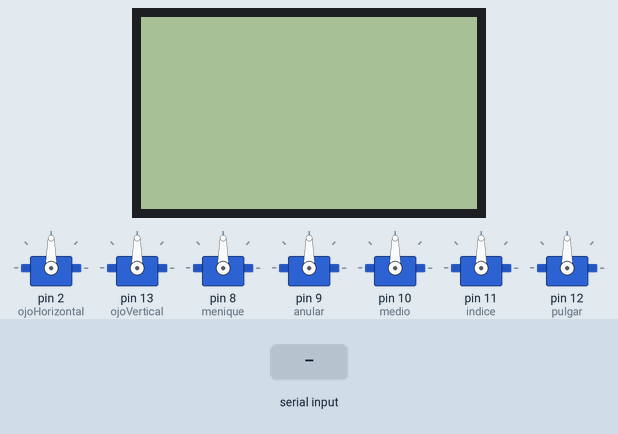
Simulated run of this sketch. Board: Arduino Uno, built with avr-gcc and run on an emulated ATmega328P. On the bench: 84×48 one-colour display, 7 × servo. The test bench sets the inputs (shaded band). The display library's start-up logo is not drawn; random numbers use the default seed unless the sketch sets one.

Above: at 5.2 s.
5.3 s: byte 121 ('y') received over Serial
At 6.9 s:
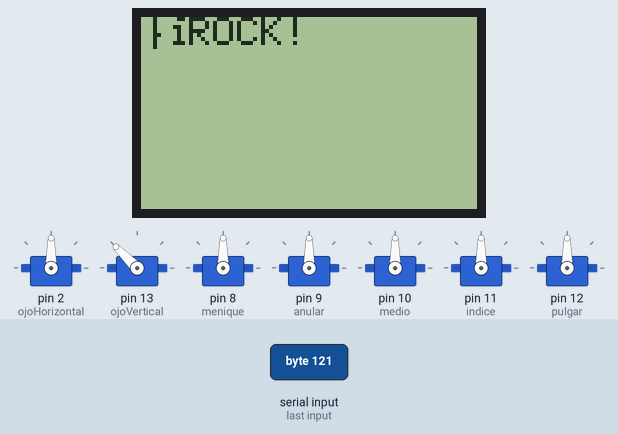
8.1 s: "a" received over Serial
At 9.1 s:
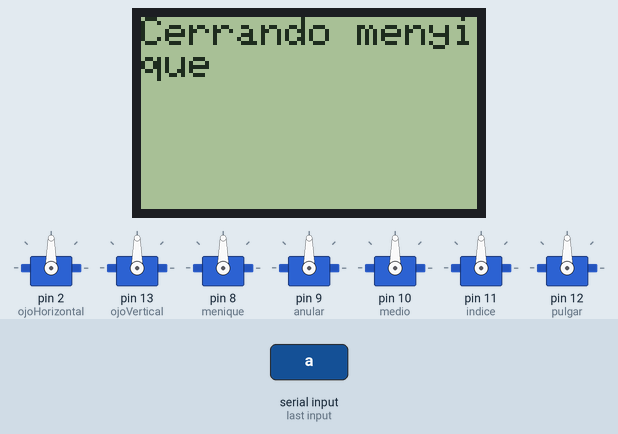
10.1 s: byte 120 ('x') received over Serial
At 10.5 s:
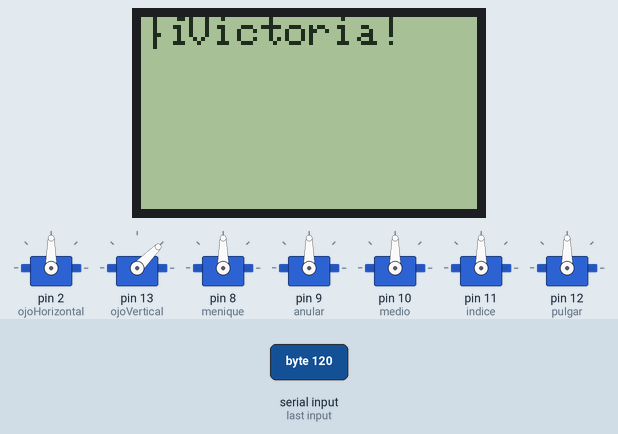
13.1 s: byte 119 ('w') received over Serial
At 15.6 s:
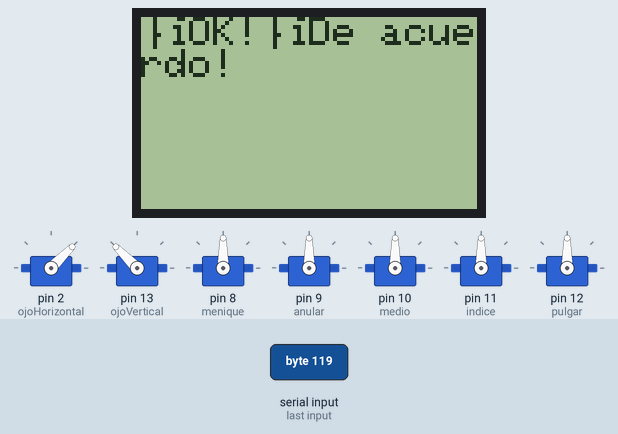
16.1 s: byte 122 ('z') received over Serial
At 17.3 s:
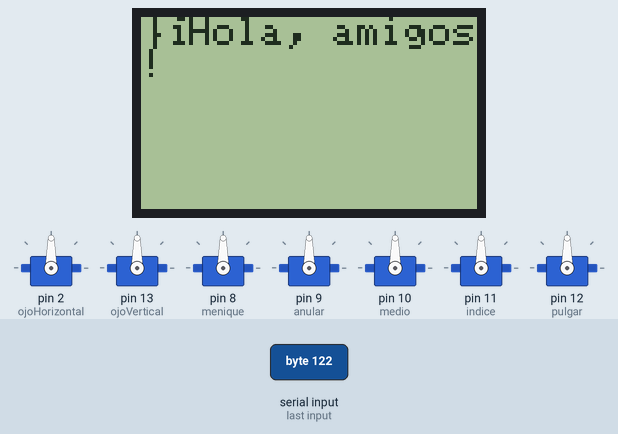
Timing chart, 0 to 24.3 s (numbered marks = the images above; inputs shaded):
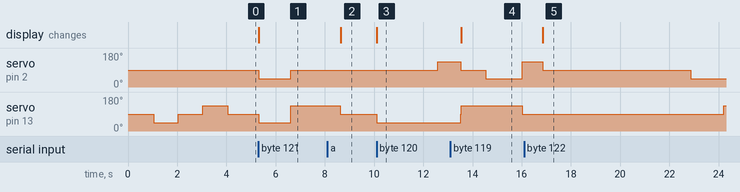

Measured:
- after the input at 5.3 s, servo on pin 2 (ojoHorizontal): 90° → 45° at once, → 90° 1.3 s later; servo on pin 13 (ojoVertical): 90° → 45° at once, → 135° 1.3 s later; the display: changes at once (image 1)
- after the input at 8.1 s, the display: changes after 0.54 s (image 2)
- after the input at 10.1 s, servo on pin 2 (ojoHorizontal): 90° → 135° after 2.5 s; servo on pin 13 (ojoVertical): 90° → 45° at once; the display: changes at once (image 3)
- after the input at 13.1 s, the display: changes after 0.44 s (image 4)
- after the input at 16.1 s, servo on pin 13 (ojoVertical): 90° → 135° after 8.1 s; the display: changes after 0.76 s (image 5)

The sketch:

roboticArmcontrolledbyBT.ino
```cpp
#include <Servo.h>
#include <SPI.h>
#include <Adafruit_GFX.h>
#include <Adafruit_PCD8544.h>
Adafruit_PCD8544 display = Adafruit_PCD8544(7, 6, 5, 4, 3);
Servo menique, anular,  medio, indice, pulgar;
//Servos referidos al rostro
Servo ojoHorizontal, ojoVertical;

char valor;
void setup() {
  // put your setup code here, to run once:
  Serial.begin(19200);
  display.begin();
    display.setContrast(50);

  display.display();
  ojoHorizontal.attach(2);
  ojoVertical.attach(13);
menique.attach(8);
anular.attach(9);
medio.attach(10);
indice.attach(11);
pulgar.attach(12);
abre(menique);
abre(anular);
abre(medio);
abre(indice);
abre(pulgar);
display.clearDisplay();
centrar();
delay(1000);
arriba();
delay(1000);
centrar();
delay(1000);
abajo();
delay(1000);
centrar();
}

void loop() {
  // put your main code here, to run repeatedly:
if (Serial.available()>0){
  valor=Serial.read();
  if (valor=='a'){
      display.setTextSize(1);
  display.setTextColor(BLACK);
  display.clearDisplay();
  display.setCursor(0,0);
  display.println("Cerrando menyique");
  display.display();
    cierra (menique);
  }
    if (valor=='b'){
      display.setTextSize(1);
  display.setTextColor(BLACK);
    display.clearDisplay();

  display.setCursor(0,0);
  display.println("Abriendo menyique");
  display.display();
    abre(menique);
  }
      if (valor=='c'){
      display.setTextSize(1);
  display.setTextColor(BLACK);
    display.clearDisplay();

  display.setCursor(0,0);
  display.println("Cerrando anular");
  display.display();
    cierra(anular);
  }
      if (valor=='d'){
      display.setTextSize(1);
  display.setTextColor(BLACK);
    display.clearDisplay();

  display.setCursor(0,0);
  display.println("Abriendo anular");
  display.display();
    abre(anular);
  }
      if (valor=='e'){
      display.setTextSize(1);
  display.setTextColor(BLACK);
    display.clearDisplay();

  display.setCursor(0,0);
  display.println("Cerrando medio");
  display.display();
    cierra(medio);
  }
      if (valor=='f'){
      display.setTextSize(1);
  display.setTextColor(BLACK);
    display.clearDisplay();

  display.setCursor(0,0);
  display.println("Abriendo medio");
  display.display();
    abre(medio);
  }
        if (valor=='g'){
      display.setTextSize(1);
  display.setTextColor(BLACK);
    display.clearDisplay();

  display.setCursor(0,0);
  display.println("Cerrando indice");
  display.display();
    cierra(indice);
  }
      if (valor=='h'){
      display.setTextSize(1);
  display.setTextColor(BLACK);
    display.clearDisplay();

  display.setCursor(0,0);
  display.println("Abriendo indice");
  display.display();
    abre(indice);
  }
        if (valor=='i'){
      display.setTextSize(1);
  display.setTextColor(BLACK);
    display.clearDisplay();

  display.setCursor(0,0);
  display.println("Cerrando pulgar");
  display.display();
    cierra(pulgar);
  }
      if (valor=='j'){
      display.setTextSize(1);
  display.setTextColor(BLACK);
    display.clearDisplay();

  display.setCursor(0,0);
  display.println("Abriendo pulgar");
  display.display();
    abre(pulgar);
  }
        if (valor=='z'){
      display.setTextSize(1);
  display.setTextColor(BLACK);
    display.clearDisplay();

  display.setCursor(0,0);
  display.println("¡Hola, amigos!");
  display.display();
    saluda();
  }
          if (valor=='y'){
      display.setTextSize(1);
  display.setTextColor(BLACK);
    display.clearDisplay();

  display.setCursor(0,0);
  display.println("¡ROCK!");
  display.display();
    rock();
  }
          if (valor=='x'){
      display.setTextSize(1);
  display.setTextColor(BLACK);
    display.clearDisplay();

  display.setCursor(0,0);
  display.println("¡Victoria!");
  display.display();
    victoria();
  }
            if (valor=='w'){
      display.setTextSize(1);
  display.setTextColor(BLACK);
    display.clearDisplay();

  display.setCursor(0,0);
  display.println("¡OK!¡De acuerdo!");
  display.display();
   ok();
  }
}
}
void victoria(){
     cierra(menique);
cierra(anular);
abre(medio);
abre(indice);
cierra(pulgar);
for (int i=0;i<3;i++){
  movimientoAleatorio();
}
}
void ok(){
     cierra(menique);
cierra(anular);
cierra(medio);
cierra(indice);
abre(pulgar);
for (int i=0;i<3;i++){
  movimientoAleatorio();
}
}
void saluda(){
  for (int n=0;n<3;n++){
   abre(menique);
abre(anular);
abre(medio);
abre(indice);
abre(pulgar);
delay(1000);
cierra(menique);
cierra(anular);
cierra(medio);
cierra(indice);
cierra(pulgar);
delay(1000);
  }
  movimientoAleatorio();
  movimientoAleatorio();
}
void rock(){
     abre(menique);
cierra(anular);
cierra(medio);
abre(indice);
abre(pulgar);
for (int i=0;i<3;i++){
  movimientoAleatorio();
}
}
void abre(Servo motor){
  motor.write(0);
}
void cierra (Servo motor){
  motor.write(180);
}
void movimientoAleatorio(){
  int tiempo=(int)random(500,1500);
  int caso=(int)random(1,8);
  switch(caso){
  case 1:
  arribaIzquierda();
  delay(tiempo);
  centrar();
  break;
    case 2:
  arriba();
  delay(tiempo);
  centrar();
  break;
    case 3:
  arribaDerecha();
  delay(tiempo);
  centrar();
  break;
    case 4:
  izquierda();
  delay(tiempo);
  centrar();
  break;
    case 5:
  derecha();
  delay(tiempo);
  centrar();
  break;
    case 6:
  abajoIzquierda();
  delay(tiempo);
  centrar();
  break;
    case 7:
  abajo();
  delay(tiempo);
  centrar();
  break;
    case 8:
  abajoDerecha();
  delay(tiempo);
  centrar();
  break;
  }
}
void centrar(){
ojoHorizontal.write(90);
ojoVertical.write(90);

}
void izquierda(){
  ojoHorizontal.write(45);
  ojoVertical.write(90);
}
void derecha(){
ojoHorizontal.write(135);
ojoVertical.write(90);
}
void abajo(){
  ojoHorizontal.write(90);
ojoVertical.write(135);
}
void arriba(){
  ojoHorizontal.write(90);
ojoVertical.write(45);
}
void arribaIzquierda(){
  ojoHorizontal.write(45);
ojoVertical.write(45);
}
void arribaDerecha(){
  ojoHorizontal.write(135);
ojoVertical.write(45);
}
void abajoIzquierda(){
  ojoHorizontal.write(45);
ojoVertical.write(135);
}
void abajoDerecha(){
    ojoHorizontal.write(135);
ojoVertical.write(135);
}
```
